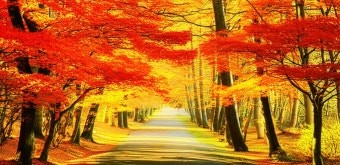
#> input picture HE/input.jpg, 340 x 165 px
$ python ao.py
#> lines starting #> are read from the running program, lines starting #| are printed output that depends on the picture
import cv2
import numpy as np
import matplotlib.pyplot as plt

# 1. 이미지 로드 (연산을 위해 같은 크기의 이미지 2개가 필요함)
# 여기서는 원본 이미지와 동일한 크기의 '연산용 이미지'를 생성해서 사용하겠습니다.
img1 = cv2.imread('input.jpg')
#> img1 is the input picture: shape (165, 340, 3); mean B, G, R 27, 100.9, 189.2
if img1 is None:
    raise FileNotFoundError("input.jpg 파일을 찾을 수 없습니다.")

# 연산을 위해 img1과 동일한 크기의 밝은 회색 이미지(값 50) 생성
img2 = np.full_like(img1, 50)

# 2. 산술 연산 수행
# (1) 덧셈: 이미지가 전반적으로 밝아짐
added = cv2.add(img1, img2)
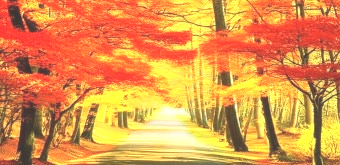
#> added: shape (165, 340, 3); mean B, G, R 77, 150, 224.8

# (2) 뺄셈: 이미지가 전반적으로 어두워짐
subtracted = cv2.subtract(img1, img2)
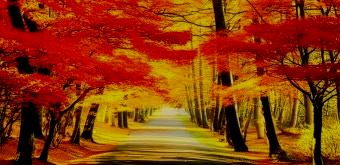
#> subtracted: shape (165, 340, 3); mean B, G, R 5.1, 57, 140

# (3) 곱셈: 대비가 강해지며 밝은 영역은 쉽게 화이트아웃됨
# 곱셈은 스케일링 개념으로 cv2.multiply를 사용하거나 상수를 곱함
multiplied = cv2.multiply(img1, np.array([1.5]))
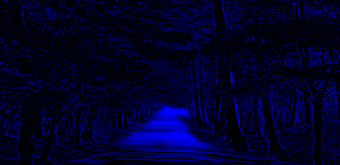
#> multiplied: shape (165, 340, 3); mean B, G, R 40.5, 0, 0

# (4) 나눗셈: 이미지가 어두워지고 대비가 낮아짐
divided = cv2.divide(img1, np.array([2.0]))
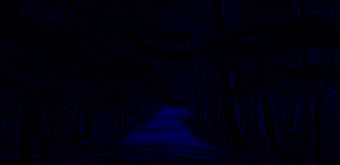
#> divided: shape (165, 340, 3); mean B, G, R 13.5, 0, 0

# 3. 결과 시각화
titles = ['Original', 'Addition (+50)', 'Subtraction (-50)', 'Multiplication (x1.5)', 'Division (/2)']
images = [img1, added, subtracted, multiplied, divided]

plt.figure(figsize=(15, 8))

for i in range(5):
    plt.subplot(1, 5, i + 1)
    # OpenCV는 BGR 순서이므로 시각화를 위해 RGB로 변환
    plt.imshow(cv2.cvtColor(images[i], cv2.COLOR_BGR2RGB))
    plt.title(titles[i])
    plt.axis('off')

plt.tight_layout()
plt.show()
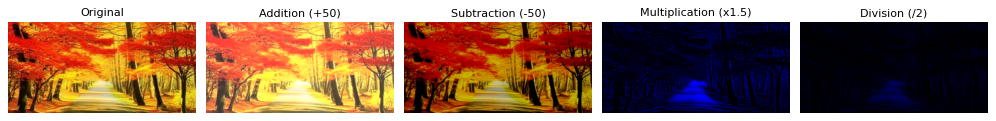
#> figure drawn by matplotlib, 5 panels
